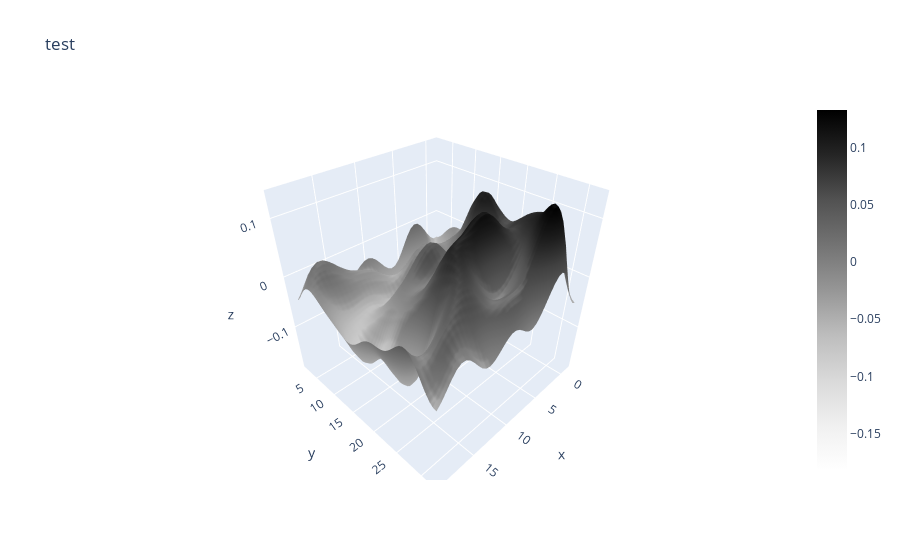

Write notebook code for a chart like this one.
### Code cell
# Graphing the filtered flattened surface with plotly
print('plotting the last one')
fig = go.Figure(data=go.Surface(x=xseggrid[i],y=yseggrid[i],z=sollast_FT_filtered_IFT_real, colorscale="greys"))
fig.update_layout(scene = dict(
            xaxis_title='x',
            yaxis_title='y',
            zaxis_title='z'),
            title='test')

### Figure 1 — Plotly figure (JSON) as saved in the notebook; plotly's stock layout.template omitted (floating-point values rounded to 4 significant figures; data arrays with more than 128 entries replaced by an {"elided": "..."} marker saying what was removed)
{"data": [{"colorscale": [[0, "rgb(255,255,255)"], [0.125, "rgb(240,240,240)"], [0.25, "rgb(217,217,217)"], [0.375, "rgb(189,189,189)"], [0.5, "rgb(150,150,150)"], [0.625, "rgb(115,115,115)"], [0.75, "rgb(82,82,82)"], [0.875, "rgb(37,37,37)"], [1, "rgb(0,0,0)"]], "type": "surface", "x": {"elided": "55x38 float values"}, "y": {"elided": "55x38 float values"}, "z": {"elided": "55x38 float values"}}], "layout": {"scene": {"xaxis": {"title": {"text": "x"}}, "yaxis": {"title": {"text": "y"}}, "zaxis": {"title": {"text": "z"}}}, "title": {"text": "test"}}}
